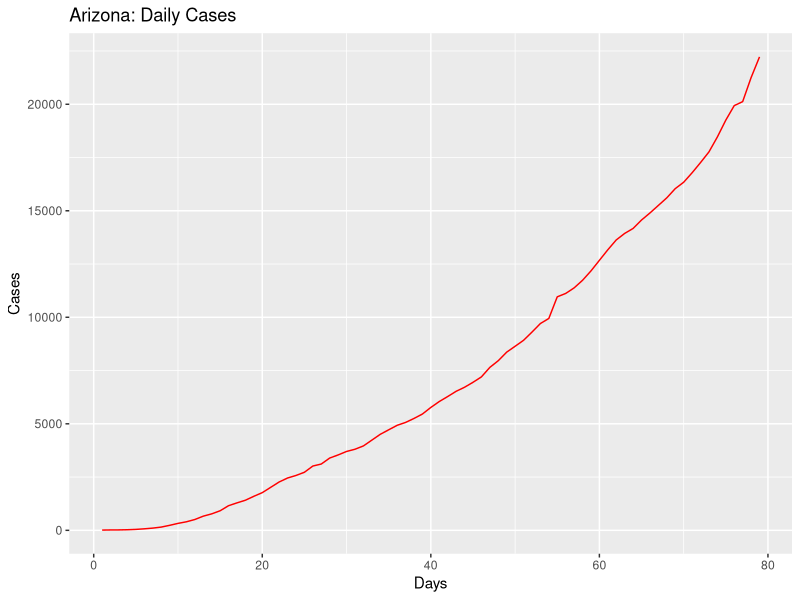
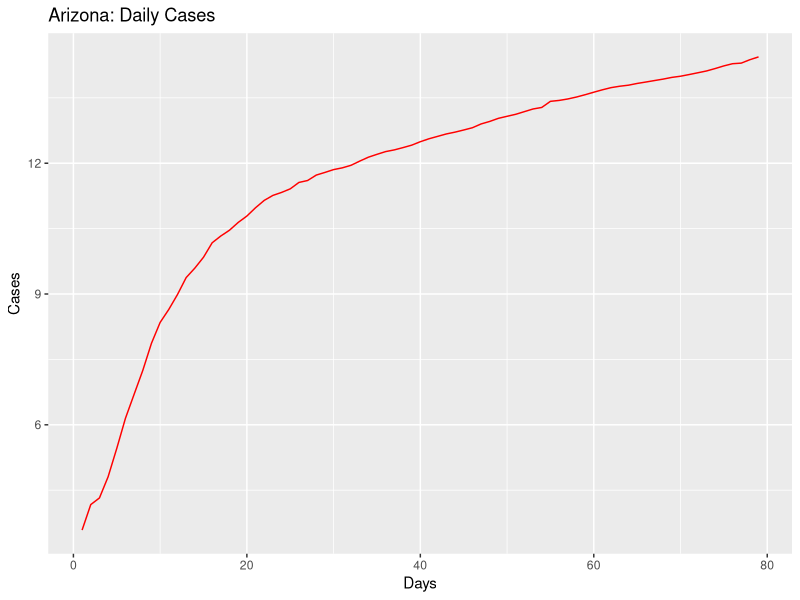
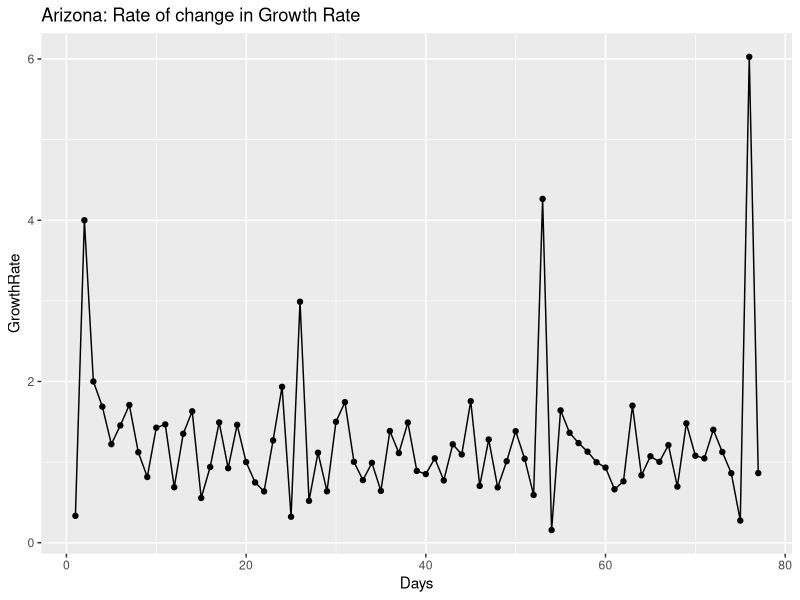
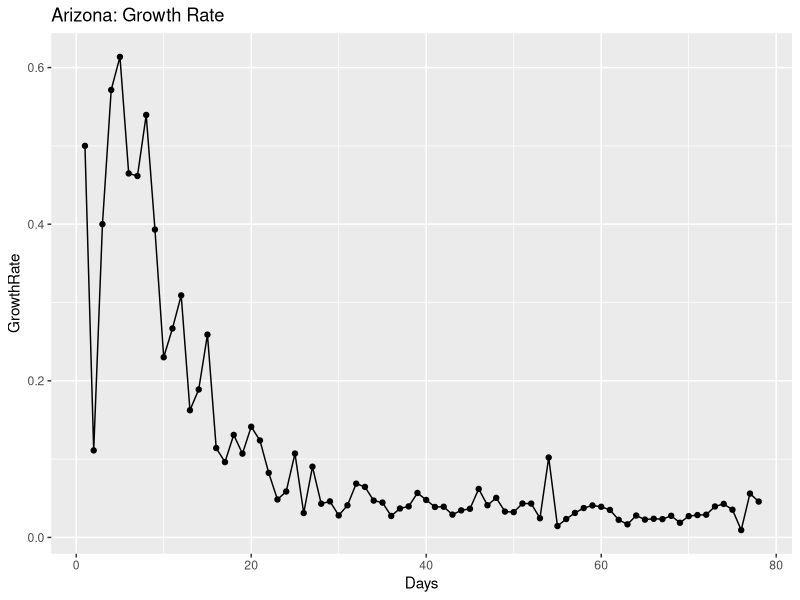
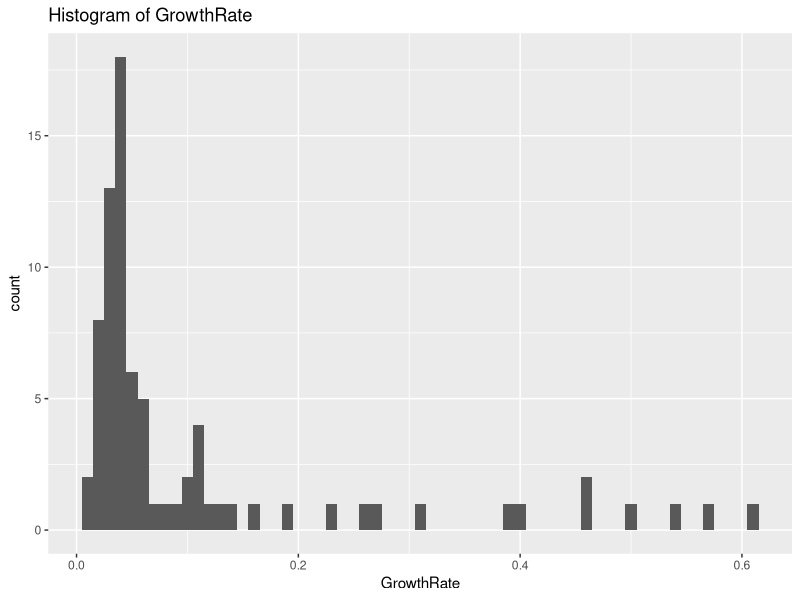
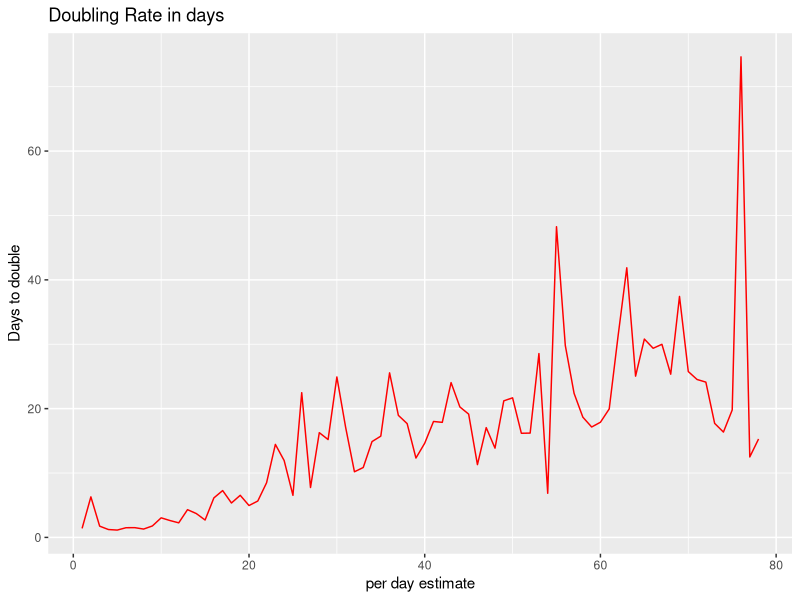
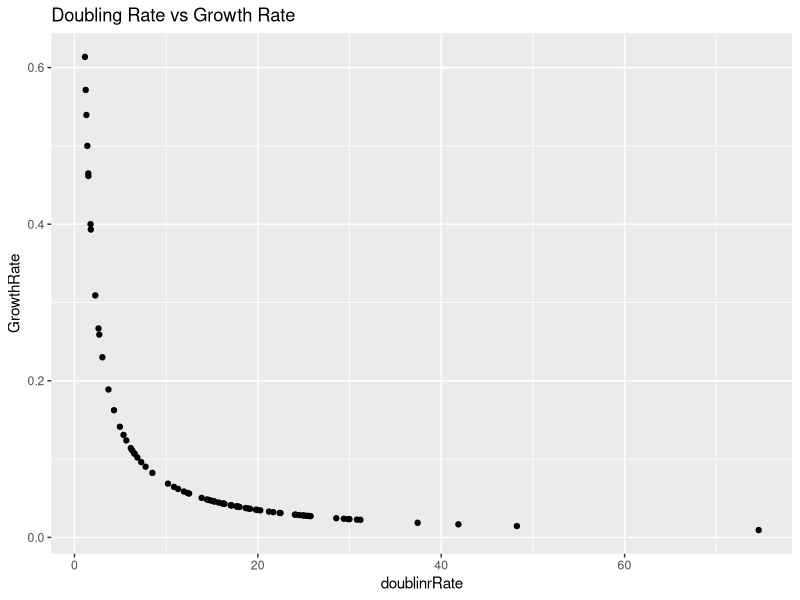
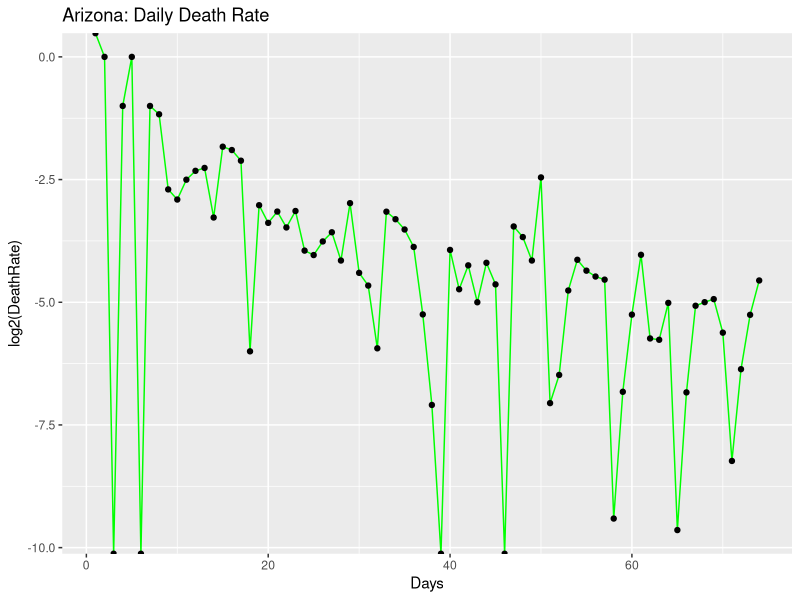

The R source for these figures, in order:
## ---- chunk 1
knitr::opts_chunk$set(echo = TRUE)
## ---- chunk 2
library(ggplot2)
library(gridExtra)
library(dplyr)

coronaGrowth <- function(absoluteNumbers){
  growthfactor <- NULL
  absgrowth <- NULL
  for(i in 1:length(absoluteNumbers))
  {
    #print((absoluteNumbers[i]-absoluteNumbers[i+1]/absoluteNumbers[i+1])/absoluteNumbers[i+1])
    growthfactor[i] <- ((absoluteNumbers[i]-absoluteNumbers[i+1]))/(absoluteNumbers[i+1]-absoluteNumbers[i+2])  
    #growthfactor[i] <- ((absoluteNumbers[i]-absoluteNumbers[i+1]))/(absolutenumbers[i])
  }
  
  return (rev(growthfactor))
}

DailyGrowthRate <- function(absoluteNumbers)
{
  growthfactor <- NULL
  absgrowth <- NULL
  for(i in 1:length(absoluteNumbers))
  {
    #print((absoluteNumbers[i]-absoluteNumbers[i+1]/absoluteNumbers[i+1])/absoluteNumbers[i+1])
    growthfactor[i] <- ((absoluteNumbers[i]/absoluteNumbers[i+1]))-1 
    #growthfactor[i] <- ((absoluteNumbers[i]-absoluteNumbers[i+1]))/(absolutenumbers[i])
  }
  
  return (rev(growthfactor))  
}

DoublingRate <- function(absoluteNumbers)
{
  doublingrRate <- NULL
  cumsum <- NULL
  for(i in 1:length(absoluteNumbers))
  {
    
    doublingrRate[i] <- (70/(absoluteNumbers[i]*100))
    
  }
  return ((doublingrRate))  
}

#Calculate the mean and median growth rate:
MeanMediangrowthrate <- function(dataTrend1)
{
  MeanGRTrend <- NULL
  MedianGRTrend <- NULL
  
  for(i in 1:length(dataTrend1$GrowthRate))
  {
    MedianGRTrend[i] <- median(dataTrend1[1:i,"GrowthRate"])
    MeanGRTrend[i] <- mean(dataTrend1[1:i,"GrowthRate"])
  }
  
  dataTrend1$MedianGRT = MedianGRTrend
  dataTrend1$MeanGRT = MeanGRTrend
  
  return(dataTrend1)

}

#Calculate ratio of newdeaths/newcases
newDeathstonewCases <- function(absolutenumbers,totaldeaths)
{
  newCases <- NULL
  newDeaths <- NULL
  for(i in 1:length(absolutenumbers))
  {
    if(i == length(absolutenumbers))
    {
      print("reached the end")
    }else{
     newDeaths[i] = (totaldeaths[i]-totaldeaths[i+1])
     newCases[i] = (absolutenumbers[i]-absolutenumbers[i+1]) 
    }
  }
  

  days <- seq(2:length(absolutenumbers))
 return(data.frame( newDeaths = rev(newDeaths),newCases = rev(newCases),Days = days))
 
}

#Calculate ratio of deaths to totalCases
totalDeathstoCases <- function(absolutenumbers,totaldeaths)
{
  ratio <- NULL
  for(i in 1:length(absolutenumbers))
  {

     ratio[i] = (totaldeaths[i])/(absolutenumbers[i]) 
  }
  
  return(rev(ratio))
}
## ---- chunk 3
#Arizona

absolutenumbers <- c(22223,21250,20123,19936,19255,18465,17763,17262,16783,16339,16039,15608,15252,14897,14566,14170,13937,13631,13169,12673,12176,11736,11380,11119,10960,9945,9707,9305,8919,8640,8364,7962,7648,7202,6948,6716,6526,6280,6045,5769,5459,5251,5064,4929,4719,4507,4234,3962,3806,3702,3539,3393,3112,3018,2726,2575,2456,2269,2019,1769,1598,1413,1289,1157,919,773,665,508,401,326,234,152,104,71,44,28,20,18,12)

totaldeaths <- c(981,941,917,906,903,885,857,831,807,800,799,775,761,747,704,686,680,679,651,623,594,562,542,536,532,450,426,395,362,362,348,330,320,304,293,275,275,273,266,249,229,208,187,184,177,169,150,142,131,122,115,108,97,89,80,73,65,64,52,41,32,29,24,20,17,15,13,9,6,6,3,2,2,1,0,0,0,0,0)

#America
#absolutenumbers <- c(101.7*1000,83.8*1000,65.8*1000,53.7*1000,43.8*1000,33.3*1000,25*1000,19*1000,13.7*1000,7.8*1000,6.4*1000,4.6*1000,3.5*1000,2.7*1000)
## ---- chunk 4
growthrate <- na.exclude(coronaGrowth(absolutenumbers))
days <- seq(1:length(growthrate))
dataTrend <- data.frame(GrowthRate = growthrate,Days = days)
print(dataTrend)
p1 <- ggplot(data=dataTrend, aes(x=Days, y=GrowthRate, group=1)) +ggtitle("Arizona: Rate of change in Growth Rate")+
  geom_line()+
  geom_point()

print(dataTrend)
#print(dataTrend1)




growthrate1 <- na.exclude(DailyGrowthRate(absolutenumbers))
doublingrate1 <- na.exclude(DoublingRate(growthrate1))
days1 <- seq(1:length(growthrate1))
dataTrend1 <- data.frame(GrowthRate = growthrate1,Days = days1,doublinrRate = doublingrate1)
print(dataTrend1)
multiplier <- tail(dataTrend1, n = 1)
pred_val <- (head(absolutenumbers, n = 1)*multiplier[,"GrowthRate"])+head(absolutenumbers, n = 1)

p2 <- ggplot(data=dataTrend1, aes(x=Days, y=GrowthRate, group=1)) +ggtitle("Arizona: Growth Rate")+
  geom_line()+
  geom_point()

days <- seq(1:length(absolutenumbers))
growthrate <- append(growthrate, c(1,1),after = 0)
dataOriginal <- data.frame(Cases = rev(absolutenumbers), Days = days)
p3<- ggplot() +geom_line(data=dataOriginal, aes(x=Days, y=Cases,),color = "Red")+labs(title="Arizona: Daily Cases", y="Cases", x="Days")

p3_log<- ggplot() +geom_line(data=dataOriginal, aes(x=Days, y=log2(Cases)),color = "Red")+labs(title="Arizona: Daily Cases", y="Cases", x="Days")+
  #geom_line(data=dataOriginal, aes(x=Days+1, y=Prediction),color = "Blue")
  geom_point()



# Analyze growth rate to get interval of values
summary(dataTrend1$GrowthRate)
dataTrend1%>%select("GrowthRate")%>%summarise(meanGR = mean(GrowthRate), medianGR = median(GrowthRate), sdGR = sd(GrowthRate))
p4 <- ggplot(data = dataTrend1, aes(x = GrowthRate))+ggtitle("Histogram of GrowthRate")+geom_histogram(binwidth = 0.01)


#Analyze the doubling rate
p5<- ggplot() +geom_line(data=dataTrend1, aes(x=Days, y=doublinrRate),color = "Red")+labs(title="Doubling Rate in days", y="Days to double", x ="per day estimate")+
  #geom_line(data=dataOriginal, aes(x=Days+1, y=Prediction),color = "Blue")
  geom_point()

#Scatter plor of Growthrate versus Doubling Rate
p6 <- ggplot()+geom_point(data = dataTrend1, aes(x = doublinrRate, y = GrowthRate))+labs(title = "Doubling Rate vs Growth Rate")

dataTrend1 <- MeanMediangrowthrate(dataTrend1 = dataTrend1)

#Median growth rate trend 
#Median growth rate trend 
p7 <- ggplot()+geom_line(data = dataTrend1, aes(x = Days, y = MedianGRT),color = "Blue")+labs(title = "Arizona Median(BLUE)VsMean(RED) Growth Rate")+geom_line(data=dataTrend1, aes(x=Days , y=MeanGRT),color = "Red")


deathrate1 <- na.exclude(DailyGrowthRate(totaldeaths))
doublingdeathrate1 <- na.exclude(DoublingRate(deathrate1))
days1 <- seq(1:length(deathrate1))
dataDeathTrend1 <- data.frame(DeathRate = deathrate1,Days = days1,doublinrRate = doublingdeathrate1)
#print(dataDeathTrend1)
#multiplier <- tail(totaldeaths, n = 1)
#pred_val <- (head(dataDeathTrend1, n = 1)*multiplier[,"DeathRate"])+head(dataDeathTrend1, n = 1)

p8 <- ggplot(data=dataDeathTrend1, aes(x=Days, y=log2(DeathRate), group=1)) +ggtitle("Arizona: Daily Death Rate")+
  geom_line(color = "Green")+
  geom_point()


rationewdeathtocases <- newDeathstonewCases(absolutenumbers,totaldeaths)

p9 <- ggplot(data=rationewdeathtocases, aes(x=Days, y=log2(newCases), group=1)) +ggtitle("Arizona:newCases(Orange)")+
  geom_line(color = "Orange")+geom_point()

totaldeathstocases <- totalDeathstoCases(absolutenumbers,totaldeaths)
days <- seq(1:length(absolutenumbers))
datatotaldeathstocasesTrend <- data.frame(ratio = totaldeathstocases,Days = days)
#Scatter plot of totalcases to totaldeaths
p10 <- ggplot(data=datatotaldeathstocasesTrend, aes(x=Days, y=ratio, group=1)) +ggtitle("Arizona: TotalDeaths/TotalCases")+
  geom_line(color = "Yellow")+
  geom_point()

#Confidence Interval for mean population GrowthRate:
meanGR = mean(dataTrend1$GrowthRate)
sdGR = sd(dataTrend1$GrowthRate)

uppperlimitGR= meanGR+sdGR
lowerlimitGR = meanGR-sdGR

#Predictions based on: Current Growth Rate, MeanGrowth Rate, Upper GrowthRate, Lower GrowthRate
pred_val_Current <- (head(absolutenumbers, n = 1)*multiplier[,"GrowthRate"])+head(absolutenumbers, n = 1)
pred_val_MeanGR <- (head(absolutenumbers, n = 1)*meanGR)+head(absolutenumbers, n = 1)
pred_val_upperGR <- (head(absolutenumbers, n = 1)*uppperlimitGR)+head(absolutenumbers, n = 1)
pred_val_lowerGR <- (head(absolutenumbers, n = 1)*lowerlimitGR)+head(absolutenumbers, n = 1)

print("Current GR:")
print(multiplier[,"GrowthRate"])
print(pred_val_Current)

print("Mean GR:")
print(meanGR)
print(pred_val_MeanGR)

print("Upperlimit GR:")
print(uppperlimitGR)
print(pred_val_upperGR)

print("Lowerlimit GR:")
print(lowerlimitGR)
print(pred_val_lowerGR)

#Doubling rate:-
DRCurrent <- round(70/(meanGR*100),digits = 0)
DRMedian <- round(70/(median(dataTrend1$GrowthRate)*100),digits = 0)
latestDRCurrent <- round(tail(dataTrend1$doublinrRate,n=1),digits = 0)

## ---- chunk 5
#grid.arrange(p3,p3_log,p1,p2,p4,p5,p6,nrow = 4, ncol = 2)
print(p3)
print(p3_log)
print(p1)
print(p2)
print(p4)
print(p5)
print(p6)
print(p8)
print(p9)
print(p10)
print(p7)
## ---- chunk 6
library(ggplot2)
library(gridExtra)
library(dplyr)

coronaGrowth <- function(absoluteNumbers){
  growthfactor <- NULL
  absgrowth <- NULL
  for(i in 1:length(absoluteNumbers))
  {
    #print((absoluteNumbers[i]-absoluteNumbers[i+1]/absoluteNumbers[i+1])/absoluteNumbers[i+1])
    growthfactor[i] <- ((absoluteNumbers[i]-absoluteNumbers[i+1]))/(absoluteNumbers[i+1]-absoluteNumbers[i+2])  
    #growthfactor[i] <- ((absoluteNumbers[i]-absoluteNumbers[i+1]))/(absolutenumbers[i])
  }
  
  return (rev(growthfactor))
}

DailyGrowthRate <- function(absoluteNumbers)
{
  growthfactor <- NULL
  absgrowth <- NULL
  for(i in 1:length(absoluteNumbers))
  {
    #print((absoluteNumbers[i]-absoluteNumbers[i+1]/absoluteNumbers[i+1])/absoluteNumbers[i+1])
    growthfactor[i] <- ((absoluteNumbers[i]/absoluteNumbers[i+1]))-1 
    #growthfactor[i] <- ((absoluteNumbers[i]-absoluteNumbers[i+1]))/(absolutenumbers[i])
  }
  
  return (rev(growthfactor))  
}

DoublingRate <- function(absoluteNumbers)
{
  doublingrRate <- NULL
  cumsum <- NULL
  for(i in 1:length(absoluteNumbers))
  {
    
    doublingrRate[i] <- (70/(absoluteNumbers[i]*100))
    
  }
  return ((doublingrRate))  
}

#Calculate the mean and median growth rate:
MeanMediangrowthrate <- function(dataTrend1)
{
  MeanGRTrend <- NULL
  MedianGRTrend <- NULL
  
  for(i in 1:length(dataTrend1$GrowthRate))
  {
    MedianGRTrend[i] <- median(dataTrend1[1:i,"GrowthRate"])
    MeanGRTrend[i] <- mean(dataTrend1[1:i,"GrowthRate"])
  }
  
  dataTrend1$MedianGRT = MedianGRTrend
  dataTrend1$MeanGRT = MeanGRTrend
  
  return(dataTrend1)

}

# #Calculate ratio of newdeaths/newcases
# newDeathstonewCases <- function(absolutenumbers,totaldeaths)
# {
#   ratio <- NULL
#   for(i in 1:length(absolutenumbers))
#   {
#     if(i == length(absolutenumbers))
#     {
#       print("reached the end")
#     }else{
#      ratio[i] = (totaldeaths[i]-totaldeaths[i+1])/(absolutenumbers[i]-absolutenumbers[i+1]) 
#     }
#   }
#   
#   return(rev(ratio))
# }

#Calculate ratio of newdeaths/newcases
newDeathstonewCases <- function(absolutenumbers,totaldeaths)
{
  newCases <- NULL
  newDeaths <- NULL
  for(i in 1:length(absolutenumbers))
  {
    if(i == length(absolutenumbers))
    {
      print("reached the end")
    }else{
     newDeaths[i] = (totaldeaths[i]-totaldeaths[i+1])
     newCases[i] = (absolutenumbers[i]-absolutenumbers[i+1]) 
    }
  }
  

  days <- seq(2:length(absolutenumbers))
 return(data.frame( newDeaths = rev(newDeaths),newCases = rev(newCases),Days = days))
 
}

#Calculate ratio of deaths to totalCases
totalDeathstoCases <- function(absolutenumbers,totaldeaths)
{
  ratio <- NULL
  for(i in 1:length(absolutenumbers))
  {

     ratio[i] = (totaldeaths[i])/(absolutenumbers[i]) 
  }
  
  return(rev(ratio))
}

## ---- chunk 7
#Arizona
#absolutenumbers <- c(773,665,508,401,326,234,152,104,71,44,28,20,18,12)

#America

absolutenumbers <- c(1901783,1881205,1859323,1837170,1816820,1793530,1768461,1745803,1725275,1686436,1666828,1645094,1618908,1592723,1570583,1550294,1527664,1507773,1484285,1451666,1419048,1406797,1376317,1367638,1347309,1321785,1277606,1252584,1237633,1201188,1188122,1160774,1131030,1094464,1048834,1035765,1002963,975.798*1000,945.249*1000,903.775*1000,876.156*1000,831.086*1000,804.759*1000,792.913*1000,762.896*1000,726.856*1000,686.431*1000,654.343*1000,622.412*1000,591.285*1000,573.138*1000,545.934*1000,521.623*1000,489.646*1000,454.615*1000,418.451*1000,386.571*1000,355.834*1000,327.871*1000,300.432*1000,265.506*1000,235.281*1000,205.035*1000,176.518*1000,145.369*1000,133.094*1000,123.578*1000,101.7*1000,83.8*1000,65.8*1000,53.7*1000,43.8*1000,33.3*1000,25*1000,19*1000,13.7*1000,7.8*1000,6.4*1000,4.6*1000,3.5*1000,2.7*1000)

totaldeaths <- c(109142,108059,106925,106195,105557,104542,103330,102107,100572,99300,98683,97647,96292,94936,93533,91981,90978,90113,88507,86395,84243,83284,81157,80787,80037,78615,76052,73797,72271,69142,68598,67444,65753,63287,60495,59266,56387,54941,53243,50988,49648,46249,43995,42517,40495,38200,35578,33490,27549,24618,22930,21474,20057,18325,16691,14791,12851,10880,9622,8457,7127,6081,5107,4057,3143,2585,2222,1697,1296,1028,781,556,414,301,255,206,150,110,87,69,57,48,41,38,30,26,22,19,15,12,11,9,6,1,1)




## ---- chunk 8
growthrate <- na.exclude(coronaGrowth(absolutenumbers))
days <- seq(1:length(growthrate))
dataTrend <- data.frame(GrowthRate = growthrate,Days = days)
print(dataTrend)
p1 <- ggplot(data=dataTrend, aes(x=Days, y=GrowthRate, group=1)) +ggtitle("US: Rate of change in Growth Rate")+
  geom_line()+
  geom_point()

print(dataTrend)
#print(dataTrend1)




growthrate1 <- na.exclude(DailyGrowthRate(absolutenumbers))
doublingrate1 <- na.exclude(DoublingRate(growthrate1))
days1 <- seq(1:length(growthrate1))
dataTrend1 <- data.frame(GrowthRate = growthrate1,Days = days1,doublinrRate = doublingrate1)
print(dataTrend1)
multiplier <- tail(dataTrend1, n = 1)
pred_val <- (head(absolutenumbers, n = 1)*multiplier[,"GrowthRate"])+head(absolutenumbers, n = 1)

p2 <- ggplot(data=dataTrend1, aes(x=Days, y=GrowthRate, group=1)) +ggtitle("US: Growth Rate")+
  geom_line()+
  geom_point()

days <- seq(1:length(absolutenumbers))
growthrate <- append(growthrate, c(1,1),after = 0)
dataOriginal <- data.frame(Cases = rev(absolutenumbers), Days = days)
p3<- ggplot() +geom_line(data=dataOriginal, aes(x=Days, y=Cases,),color = "Red")+labs(title="US: Daily Cases", y="Cases", x="Days")

p3_log<- ggplot() +geom_line(data=dataOriginal, aes(x=Days, y=log2(Cases)),color = "Red")+labs(title="US: Daily Cases", y="Cases", x="Days")+
  #geom_line(data=dataOriginal, aes(x=Days+1, y=Prediction),color = "Blue")
  geom_point()



# Analyze growth rate to get interval of values
summary(dataTrend1$GrowthRate)
dataTrend1%>%select("GrowthRate")%>%summarise(meanGR = mean(GrowthRate), medianGR = median(GrowthRate), sdGR = sd(GrowthRate))
p4 <- ggplot(data = dataTrend1, aes(x = GrowthRate))+ggtitle("Histogram of GrowthRate")+geom_histogram(binwidth = 0.01)


#Analyze the doubling rate
p5<- ggplot() +geom_line(data=dataTrend1, aes(x=Days, y=doublinrRate),color = "Red")+labs(title="Doubling Rate in days", y="Days to double", x ="per day estimate")+
  #geom_line(data=dataOriginal, aes(x=Days+1, y=Prediction),color = "Blue")
  geom_point()

#Scatter plor of Growthrate versus Doubling Rate
p6 <- ggplot()+geom_point(data = dataTrend1, aes(x = doublinrRate, y = GrowthRate))+labs(title = "Doubling Rate vs Growth Rate")

dataTrend1 <- MeanMediangrowthrate(dataTrend1 = dataTrend1)


#Median growth rate trend 
#Median growth rate trend 
p7 <- ggplot()+geom_line(data = dataTrend1, aes(x = Days, y = MedianGRT),color = "Blue")+labs(title = "US Median(BLUE)VsMean(RED) Growth Rate")+geom_line(data=dataTrend1, aes(x=Days , y=MeanGRT),color = "Red")

deathrate1 <- na.exclude(DailyGrowthRate(totaldeaths))
doublingdeathrate1 <- na.exclude(DoublingRate(deathrate1))
days1 <- seq(1:length(deathrate1))
dataDeathTrend1 <- data.frame(DeathRate = deathrate1,Days = days1,doublinrRate = doublingdeathrate1)
#print(dataDeathTrend1)
#multiplier <- tail(totaldeaths, n = 1)
#pred_val <- (head(dataDeathTrend1, n = 1)*multiplier[,"DeathRate"])+head(dataDeathTrend1, n = 1)

p8 <- ggplot(data=dataDeathTrend1, aes(x=Days, y=log2(DeathRate), group=1)) +ggtitle("US: Daily Death Rate")+
  geom_line(color = "Green")+
  geom_point()

rationewdeathtocases <- newDeathstonewCases(absolutenumbers,totaldeaths)

p9 <- ggplot(data=rationewdeathtocases, aes(x=Days, y=log2(newCases), group=1)) +ggtitle("US:newCases(Orange)")+
  geom_line(color = "Orange")+geom_point()
totaldeathstocases <- totalDeathstoCases(absolutenumbers,totaldeaths)
days <- seq(1:length(absolutenumbers))
datatotaldeathstocasesTrend <- data.frame(ratio = totaldeathstocases,Days = days)
#Scatter plot of totalcases to totaldeaths
p10 <- ggplot(data=datatotaldeathstocasesTrend, aes(x=Days, y=ratio, group=1)) +ggtitle("US: TotalDeaths/TotalCases")+
  geom_line(color = "Yellow")+
  geom_point()
#Confidence Interval for mean population GrowthRate:
meanGR = mean(dataTrend1$GrowthRate)
sdGR = sd(dataTrend1$GrowthRate)

uppperlimitGR= meanGR+sdGR
lowerlimitGR = meanGR-sdGR

#Predictions based on: Current Growth Rate, MeanGrowth Rate, Upper GrowthRate, Lower GrowthRate
pred_val_Current <- (head(absolutenumbers, n = 1)*multiplier[,"GrowthRate"])+head(absolutenumbers, n = 1)
pred_val_MeanGR <- (head(absolutenumbers, n = 1)*meanGR)+head(absolutenumbers, n = 1)
pred_val_upperGR <- (head(absolutenumbers, n = 1)*uppperlimitGR)+head(absolutenumbers, n = 1)
pred_val_lowerGR <- (head(absolutenumbers, n = 1)*lowerlimitGR)+head(absolutenumbers, n = 1)

print("Current GR:")
print(multiplier[,"GrowthRate"])
print(pred_val_Current)

print("Mean GR:")
print(meanGR)
print(pred_val_MeanGR)

print("Upperlimit GR:")
print(uppperlimitGR)
print(pred_val_upperGR)

print("Lowerlimit GR:")
print(lowerlimitGR)
print(pred_val_lowerGR)

#Doubling rate:-
DRCurrent <- round(70/(meanGR*100),digits = 0)
DRMedian <- round(70/(median(dataTrend1$GrowthRate)*100),digits = 0)
latestDRCurrent <- round(tail(dataTrend1$doublinrRate,n=1),digits = 0)

## ---- chunk 9
#grid.arrange(p3,p3_log,p1,p2,p4,p5,p6,nrow = 4, ncol = 2)
print(p3)
print(p3_log)
print(p1)
print(p2)
print(p4)
print(p5)
print(p6)
print(p8)
print(p9)
print(p10)
print(p7)
## ---- chunk 10
library(ggplot2)
library(gridExtra)
library(dplyr)

coronaGrowth <- function(absoluteNumbers){
  growthfactor <- NULL
  absgrowth <- NULL
  for(i in 1:length(absoluteNumbers))
  {
    #print((absoluteNumbers[i]-absoluteNumbers[i+1]/absoluteNumbers[i+1])/absoluteNumbers[i+1])
    growthfactor[i] <- ((absoluteNumbers[i]-absoluteNumbers[i+1]))/(absoluteNumbers[i+1]-absoluteNumbers[i+2])  
    #growthfactor[i] <- ((absoluteNumbers[i]-absoluteNumbers[i+1]))/(absolutenumbers[i])
  }
  
  return (rev(growthfactor))
}

DailyGrowthRate <- function(absoluteNumbers)
{
  growthfactor <- NULL
  absgrowth <- NULL
  for(i in 1:length(absoluteNumbers))
  {
    #print((absoluteNumbers[i]-absoluteNumbers[i+1]/absoluteNumbers[i+1])/absoluteNumbers[i+1])
    growthfactor[i] <- ((absoluteNumbers[i]/absoluteNumbers[i+1]))-1 
    #growthfactor[i] <- ((absoluteNumbers[i]-absoluteNumbers[i+1]))/(absolutenumbers[i])
  }
  
  return (rev(growthfactor))  
}

DoublingRate <- function(absoluteNumbers)
{
  doublingrRate <- NULL
  cumsum <- NULL
  for(i in 1:length(absoluteNumbers))
  {
    
    doublingrRate[i] <- (70/(absoluteNumbers[i]*100))
    
  }
  return ((doublingrRate))  
}

#Calculate the mean and median growth rate:
MeanMediangrowthrate <- function(dataTrend1)
{
  MeanGRTrend <- NULL
  MedianGRTrend <- NULL
  
  for(i in 1:length(dataTrend1$GrowthRate))
  {
    MedianGRTrend[i] <- median(dataTrend1[1:i,"GrowthRate"])
    MeanGRTrend[i] <- mean(dataTrend1[1:i,"GrowthRate"])
  }
  
  dataTrend1$MedianGRT = MedianGRTrend
  dataTrend1$MeanGRT = MeanGRTrend
  
  return(dataTrend1)

}

#Calculate ratio of newdeaths/newcases
# newDeathstonewCases <- function(absolutenumbers,totaldeaths)
# {
#   ratio <- NULL
#   for(i in 1:length(absolutenumbers))
#   {
#     if(i == length(absolutenumbers))
#     {
#       print("reached the end")
#     }else{
#      ratio[i] = (totaldeaths[i]-totaldeaths[i+1])/(absolutenumbers[i]-absolutenumbers[i+1]) 
#     }
#   }
#   
#   return(rev(ratio))
# }

#Calculate ratio of newdeaths/newcases
newDeathstonewCases <- function(absolutenumbers,totaldeaths)
{
  newCases <- NULL
  newDeaths <- NULL
  for(i in 1:length(absolutenumbers))
  {
    if(i == length(absolutenumbers))
    {
      print("reached the end")
    }else{
     newDeaths[i] = (totaldeaths[i]-totaldeaths[i+1])
     newCases[i] = (absolutenumbers[i]-absolutenumbers[i+1]) 
    }
  }
  

  days <- seq(2:length(absolutenumbers))
 return(data.frame( newDeaths = rev(newDeaths),newCases = rev(newCases),Days = days))
 
}

#Calculate ratio of deaths to totalCases
totalDeathstoCases <- function(absolutenumbers,totaldeaths)
{
  ratio <- NULL
  for(i in 1:length(absolutenumbers))
  {

     ratio[i] = (totaldeaths[i])/(absolutenumbers[i]) 
  }
  
  return(rev(ratio))
}
## ---- chunk 11
#Arizona
#absolutenumbers <- c(773,665,508,401,326,234,152,104,71,44,28,20,18,12)

#America
absolutenumbers <- c(216824,207191,198370,190609,181827,173491,165386,158086,150793,138536,131423,124794,118411,112028,106475,103935,95698,90648,85784,81920,78055,74243,70765,67161,62808,59695,56325,52987,49400,44870,42505,39699,37257,34862,31787,31324,29451,26917,24942,24434,21797,20471,18985,18601,14792,13835,12759,12320,10941,9635,9166,8339,7598,6653,5749,5311,4778,3588,3082,2567,2341,1637,1397,1251,1071,1024,987,887,727,657,536,499,396,332,249,194,169,143,129,114,100,82,74,62,62,47,40,34,31,30,29,7,6,3,3,3,3,3,3,3,3,3,3,3,3,3,3,3)

totaldeaths <- c(6088,5829,5608,5408,5185,4980,4711,4534,4344,4024,3868,3726,3580,3434,3302,3216,3025,3871,2753,2652,2551,2415,2294,2212,2101,1985,1889,1785,1693,1452,1391,1323,1223,1154,1008,1008,939,826,780,780,686,652,603,592,488,452,423,405,368,331,325,288,246,227,178,160,136,118,99,86,72,58,35,27,24,20,20,12,10,10,7,5,5,4,3,3,2,2,2,2,1,0,0,0,0,0,0,0,0,0,0,0,0,0,0,0,0,0,0,0,0,0,0,0,0,0,0,0)
## ---- chunk 12
growthrate <- na.exclude(coronaGrowth(absolutenumbers))
days <- seq(1:length(growthrate))
dataTrend <- data.frame(GrowthRate = growthrate,Days = days)
print(dataTrend)
p1 <- ggplot(data=dataTrend, aes(x=Days, y=GrowthRate, group=1)) +ggtitle("US: Rate of change in Growth Rate")+
  geom_line()+
  geom_point()

print(dataTrend)
#print(dataTrend1)




growthrate1 <- na.exclude(DailyGrowthRate(absolutenumbers))
doublingrate1 <- na.exclude(DoublingRate(growthrate1))
days1 <- seq(1:length(growthrate1))
dataTrend1 <- data.frame(GrowthRate = growthrate1,Days = days1,doublinrRate = doublingrate1)
print(dataTrend1)
multiplier <- tail(dataTrend1, n = 1)
pred_val <- (head(absolutenumbers, n = 1)*multiplier[,"GrowthRate"])+head(absolutenumbers, n = 1)

p2 <- ggplot(data=dataTrend1, aes(x=Days, y=GrowthRate, group=1)) +ggtitle("India: Growth Rate")+
  geom_line()+
  geom_point()

days <- seq(1:length(absolutenumbers))
growthrate <- append(growthrate, c(1,1),after = 0)
dataOriginal <- data.frame(Cases = rev(absolutenumbers), Days = days)
p3<- ggplot() +geom_line(data=dataOriginal, aes(x=Days, y=Cases,),color = "Red")+labs(title="India: Daily Cases", y="Cases", x="Days")

p3_log<- ggplot() +geom_line(data=dataOriginal, aes(x=Days, y=log2(Cases)),color = "Red")+labs(title="India: Daily Cases", y="Cases", x="Days")+
  #geom_line(data=dataOriginal, aes(x=Days+1, y=Prediction),color = "Blue")
  geom_point()



# Analyze growth rate to get interval of values
summary(dataTrend1$GrowthRate)
dataTrend1%>%select("GrowthRate")%>%summarise(meanGR = mean(GrowthRate), medianGR = median(GrowthRate), sdGR = sd(GrowthRate))
p4 <- ggplot(data = dataTrend1, aes(x = GrowthRate))+ggtitle("Histogram of GrowthRate")+geom_histogram(binwidth = 0.01)


#Analyze the doubling rate
p5<- ggplot() +geom_line(data=dataTrend1, aes(x=Days, y=doublinrRate),color = "Red")+labs(title="Doubling Rate in days", y="Days to double", x ="per day estimate")+
  #geom_line(data=dataOriginal, aes(x=Days+1, y=Prediction),color = "Blue")
  geom_point()

#Scatter plor of Growthrate versus Doubling Rate
p6 <- ggplot()+geom_point(data = dataTrend1, aes(x = doublinrRate, y = GrowthRate))+labs(title = "Doubling Rate vs Growth Rate")

dataTrend1 <- MeanMediangrowthrate(dataTrend1 = dataTrend1)


#Median growth rate trend 
p7 <- ggplot()+geom_line(data = dataTrend1, aes(x = Days, y = MedianGRT),color = "Blue")+labs(title = "India Median(BLUE)VsMean(RED) Growth Rate")+geom_line(data=dataTrend1, aes(x=Days , y=MeanGRT),color = "Red")

deathrate1 <- na.exclude(DailyGrowthRate(totaldeaths))
doublingdeathrate1 <- na.exclude(DoublingRate(deathrate1))
days1 <- seq(1:length(deathrate1))
dataDeathTrend1 <- data.frame(DeathRate = deathrate1,Days = days1,doublinrRate = doublingdeathrate1)
#print(dataDeathTrend1)
#multiplier <- tail(totaldeaths, n = 1)
#pred_val <- (head(dataDeathTrend1, n = 1)*multiplier[,"DeathRate"])+head(dataDeathTrend1, n = 1)

p8 <- ggplot(data=dataDeathTrend1, aes(x=Days, y=log2(DeathRate), group=1)) +ggtitle("India: Daily Death Rate")+
  geom_line(color = "Green")+
  geom_point()

rationewdeathtocases <- newDeathstonewCases(absolutenumbers,totaldeaths)

p9 <- ggplot(data=rationewdeathtocases, aes(x=Days, y=log2(newCases), group=1)) +ggtitle("India:newCases(Orange)")+
  geom_line(color = "Orange")+geom_point()

totaldeathstocases <- totalDeathstoCases(absolutenumbers,totaldeaths)
days <- seq(1:length(absolutenumbers))
datatotaldeathstocasesTrend <- data.frame(ratio = totaldeathstocases,Days = days)
#Scatter plot of totalcases to totaldeaths
p10 <- ggplot(data=datatotaldeathstocasesTrend, aes(x=Days, y=ratio, group=1)) +ggtitle("India: TotalDeaths/TotalCases")+
  geom_line(color = "Yellow")+
  geom_point()

#Confidence Interval for mean population GrowthRate:
meanGR = mean(dataTrend1$GrowthRate)
sdGR = sd(dataTrend1$GrowthRate)

uppperlimitGR= meanGR+sdGR
lowerlimitGR = meanGR-sdGR

#Predictions based on: Current Growth Rate, MeanGrowth Rate, Upper GrowthRate, Lower GrowthRate
pred_val_Current <- (head(absolutenumbers, n = 1)*multiplier[,"GrowthRate"])+head(absolutenumbers, n = 1)
pred_val_MeanGR <- (head(absolutenumbers, n = 1)*meanGR)+head(absolutenumbers, n = 1)
pred_val_upperGR <- (head(absolutenumbers, n = 1)*uppperlimitGR)+head(absolutenumbers, n = 1)
pred_val_lowerGR <- (head(absolutenumbers, n = 1)*lowerlimitGR)+head(absolutenumbers, n = 1)

print("Current GR:")
print(multiplier[,"GrowthRate"])
print(pred_val_Current)

print("Mean GR:")
print(meanGR)
print(pred_val_MeanGR)

print("Upperlimit GR:")
print(uppperlimitGR)
print(pred_val_upperGR)

print("Lowerlimit GR:")
print(lowerlimitGR)
print(pred_val_lowerGR)

#Doubling rate:-
DRCurrent <- round(70/(meanGR*100),digits = 0)
DRMedian <- round(70/(median(dataTrend1$GrowthRate)*100),digits = 0)
latestDRCurrent <- round(tail(dataTrend1$doublinrRate,n=1),digits = 0)

## ---- chunk 13
#grid.arrange(p3,p3_log,p1,p2,p4,p5,p6,nrow = 4, ncol = 2)
print(p3)
print(p3_log)
print(p1)
print(p2)
print(p4)
print(p5)
print(p6)
print(p8)
print(p9)
print(p10)
print(p7)
